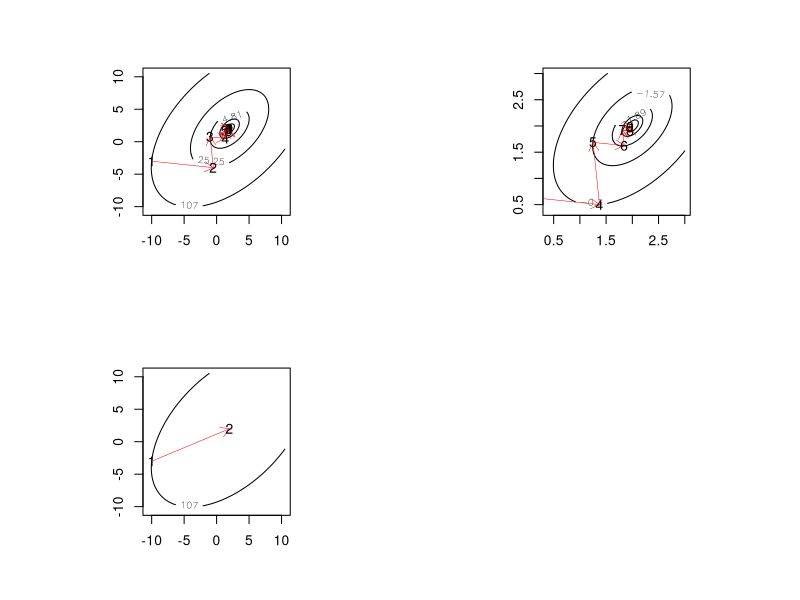

This figure's R source:
### Optimization

f = function(x)
{
   f = (x[1] - 1)^2 + (x[2] - 1)^2 - x[1] * x[2]
}

df = function(x)
{
   df1 = 2 * (x[1] - 1) - x[2]
   df2 = 2 * (x[2] - 1) - x[1]
   df = c(df1, df2)
   return(df)
}

Norm = function(u)
{
   return(sqrt(sum(u^2)))
}

## Steepest decscent method
m = 100
par(mfrow=c(2,2), pty="s")
x1 = x2 = seq(-10.5, 10.5, length=m)
xg = expand.grid(x1, x2)
z = matrix(apply(xg, 1, f), m, m)
xh = NULL; fh = NULL
x0 = c(-10, -3); fx0 = f(x0); ni = 0
for (i in 1:10)
{  
   xh = rbind(xh, x0); fh = c(fh, fx0); ni = ni+1
   cat("iteration=", round(i,2))
   cat("  x0=", round(x0,2), "  f(x0)=", round(f(x0),3), "\n")
   d = df(x0)
   for (iters in 1:20)
   {
      x = x0 - d; fx = f(x)
      if (fx < fx0) break
      d = d / 2
   }
   x0 = x; fx0 = fx
}
contour(x1, x2, z, levels=round(fh, 2))
for (i in 1:(ni-1))
{
   points(xh[i,1], xh[i,2], pch=as.character(i))
   x1=xh[i,1]; y1=xh[i,2]; x2=xh[i+1,1]; y2=xh[i+1,2]
   arrows(x1, y1, x2, y2, length=0.1, col="red", lwd=0.5)
}
points(xh[ni,1], xh[ni,2], pch=as.character(ni))
x1 = x2 = seq(0.4, 3, length=m)
xg = expand.grid(x1, x2)
z = matrix(apply(xg, 1, f), m, m)
xh = NULL; fh = NULL
x0 = c(-10, -3); fx0 = f(x0); ni = 0
for (i in 1:10)
{  
   xh = rbind(xh, as.vector(x0)); fh = c(fh, fx0); ni = ni+1
   cat("iteration=", round(i,2))
   cat("  x0=", round(x0,2), "  f(x0)=", round(f(x0),3), "\n")
   d = df(x0)
   for (iters in 1:20)
   {
      x = x0 - d; fx = f(x)
      if (fx < fx0) break
      d = d / 2
   }
   if (abs(fx-fx0) < 1e-5) break
   x0 = x; fx0 = fx
}
contour(x1, x2, z, levels=round(fh, 2))
for (i in 1:(ni-1))
{
   points(xh[i,1], xh[i,2], pch=as.character(i))
   x1=xh[i,1]; y1=xh[i,2]; x2=xh[i+1,1]; y2=xh[i+1,2]
   arrows(x1, y1, x2, y2, length=0.1, col="red", lwd=0.5)
}
points(xh[ni,1], xh[ni,2], pch=as.character(ni))

## Newton-Raphson method
x1 = x2 = seq(-10.5, 10.5, length=m)
xg = expand.grid(x1, x2)
z = matrix(apply(xg, 1, f), m, m)
xh = NULL; fh = NULL
x0 = c(-10, -3); fx0 = f(x0); ni = 0
df2 = matrix(c(2,-1,-1,2),2,2); v = solve(df2)
for (i in 1:10)
{  
   xh = rbind(xh, as.vector(x0)); fh = c(fh, fx0); ni = ni+1
   cat("iteration=", round(i,2))
   cat("  x0=", round(x0,2), "  f(x0)=", round(f(x0),3), "\n")
#   d = df(x0)
   d = v %*% df(x0)
   for (iters in 1:20)
   {
      x = x0 - d; fx = f(x)
      if (fx < fx0) break
      d = d / 2
   }
   if (abs(fx-fx0) < 1e-5) break
   x0 = x; fx0 = fx
}
contour(x1, x2, z, levels=round(fh, 2))
for (i in 1:(ni-1))
{
   points(xh[i,1], xh[i,2], pch=as.character(i))
   x1=xh[i,1]; y1=xh[i,2]; x2=xh[i+1,1]; y2=xh[i+1,2]
   arrows(x1, y1, x2, y2, length=0.1, col="red", lwd=0.5)
}
points(xh[ni,1], xh[ni,2], pch=as.character(ni))
